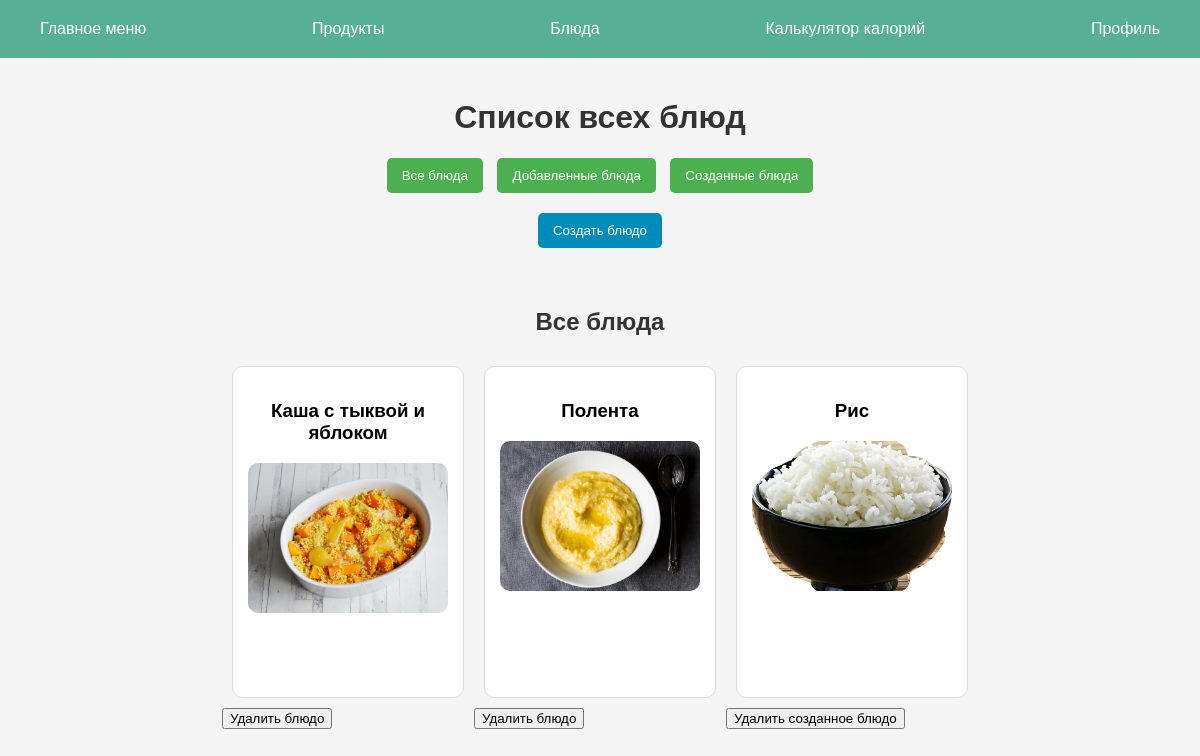
Page /saved_dishes (signed in) on the earlier database version.
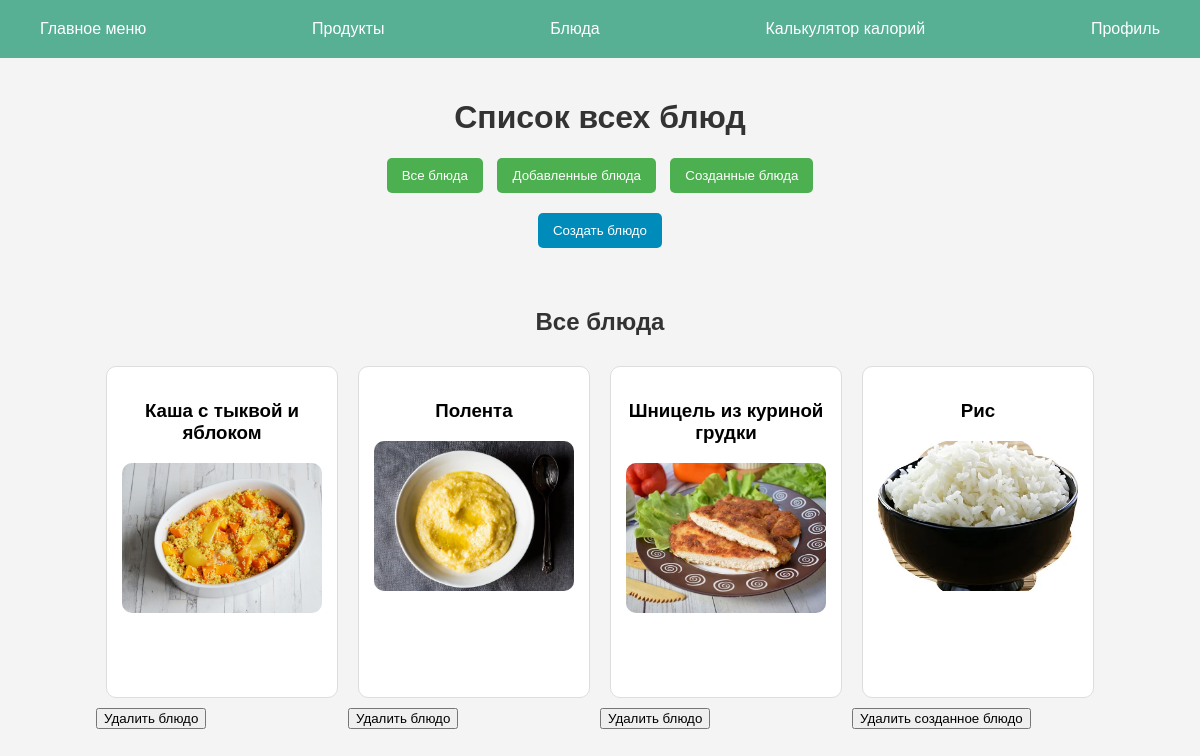
Same page on the later database version.
### catalog/models.py (models this page shows, shortened)
class Dish(models.Model):
    name = CharField(max_length=50, unique=True)
    images = ImageField(upload_to='images/dishes/', null=True, blank=True)
    recipes = TextField(null=True)
    proteins = DecimalField(max_digits=5, decimal_places=2)
    fats = DecimalField(max_digits=5, decimal_places=2)
    carbs = DecimalField(max_digits=5, decimal_places=2)
    kcals = DecimalField(max_digits=5, decimal_places=2)
    categorys = CharField(max_length=50, null=True)
    areas = CharField(max_length=50, null=True)
    class Meta:
        db_table = 'dishes'

class UserCreatedDish(models.Model):
    user = models.ForeignKey(User, related_name='user_created_dishes', on_delete=models.CASCADE)  # Связь с пользователем
    name = models.CharField(max_length=50)  # Название блюда
    images = models.ImageField(upload_to='user_dish_image/', null=True, blank=True)  # Изображение блюда
    category = models.CharField(max_length=50, null=True)
    recipes = models.TextField(null=True)  # Рецепт блюда
    products = models.ManyToManyField(Product, blank=True)  # Укажите правильный путь к модели Product
    class Meta:
        db_table = 'user_created_dishes'

### catalog/views.py (the view)
# urls.py: path('saved_dishes', catalog.views.saved_dishes, name='saved_dishes'),
@login_required
def saved_dishes(request):
    user_dishes = models.UserDish.objects.filter(user=request.user)
    added_dishes = [user_dish.dish for user_dish in user_dishes]
    created_dishes = models.UserCreatedDish.objects.filter(user=request.user)  # Получаем созданные блюда для текущего пользователя
    for dish in added_dishes:
        dish.ingredients_list = ', '.join([
            f"{ingredient.product.name}: {ingredient.weight} гр."
            for ingredient in dish.ingredients.all()
        ])
    for created_dish in created_dishes:
        created_dish.ingredients_list = ', '.join([
            f"{user_created_dish_product.product.name}: {user_created_dish_product.weight} гр."
            for user_created_dish_product in models.UserCreatedDishProduct.objects.filter(dish=created_dish)
        ])
    dishes = list(added_dishes) + list(created_dishes)
    for dish in dishes:
        dish.type = 'created' if isinstance(dish, models.UserCreatedDish) else 'added'
    return render(request, 'saved_dishes.html', {
        'dishes': dishes,
    })

### templates/saved_dishes.html (shortened to what this page needs)
<!DOCTYPE html>
{% extends "base.html" %}
{% load static %}
{% block content %}
<link rel="stylesheet" href="{% static 'css/saved_dishes.css' %}">
<div id="dish-list">
    <h1>Список всех блюд</h1>
    <div class="button-group">
        <button onclick="showAllDishes()">Все блюда</button>
        <button onclick="showAddedDishes()">Добавленные блюда</button>
        <button onclick="showCreatedDishes()">Созданные блюда</button>
    </div>
    <div class="create-dish-form">
        <form action="{% url 'user_create_dish' %}" method="GET" enctype="multipart/form-data">
            <button type="submit">Создать блюдо</button>
        </form>
    </div>
    <div class="container" id="dishContainer">
        <h2>Все блюда</h2>
        <div class="dish-list" id="allDishes">
            {% for dish in dishes %}
                <div class="dish-block" data-type="{{ dish.type }}">
                    <div class="dish-form" onclick="openDishModal('{{ dish.id }}', '{{ dish.name }}', '{{ dish.images }}', '{{ dish.kcals }}', '{{ dish.proteins }}', '{{ dish.fats }}', '{{ dish.carbs }}', '{{ dish.recipes|escapejs }}', '{{ dish.ingredients_list|escapejs }}', '{{ dish.type }}')" data-category="{{ dish.categorys }}">
                        <div class="dish-details">
                            <h3 class="dish-name-value">{{ dish.name }}</h3>
                        </div>
                        {% if dish.images %}
                            {% if dish.type == 'created' %}
                                <img src="{{ dish.images.url }}" alt="{{ dish.name }}" class="dish-image">
                            {% elif dish.type == 'added' %}
                                <img src="{{ dish.images }}" alt="{{ dish.name }}" class="dish-image">
                            {% endif %}
                        {% else %}
                            <img src="{% static 'images/dishes/img_none.png' %}" alt="Изображение отсутствует" class="dish-image">
                        {% endif %}
                    </div>
                    {% if dish.type == 'added' %}
                          <form action="{% url 'delete_user_dish' dish.id %}" method="post" style="display:inline;">
                              <button type="submit">Удалить блюдо</button>
                          </form>
                    {% elif dish.type == 'created' %}
                          <form action="{% url 'delete_user_created_dish' dish.id %}" method="post" style="display:inline;">
                              <button type="submit">Удалить созданное блюдо</button>
                          </form>
                    {% endif %}
                </div>
            {% endfor %}
        </div>
    </div>
</div>
{% endblock %}

Differences in the rows shown:
now on this page (row edited): Dish: name "Шницель из куриной грудки", images (picture), shows "Удалить блюдо"
